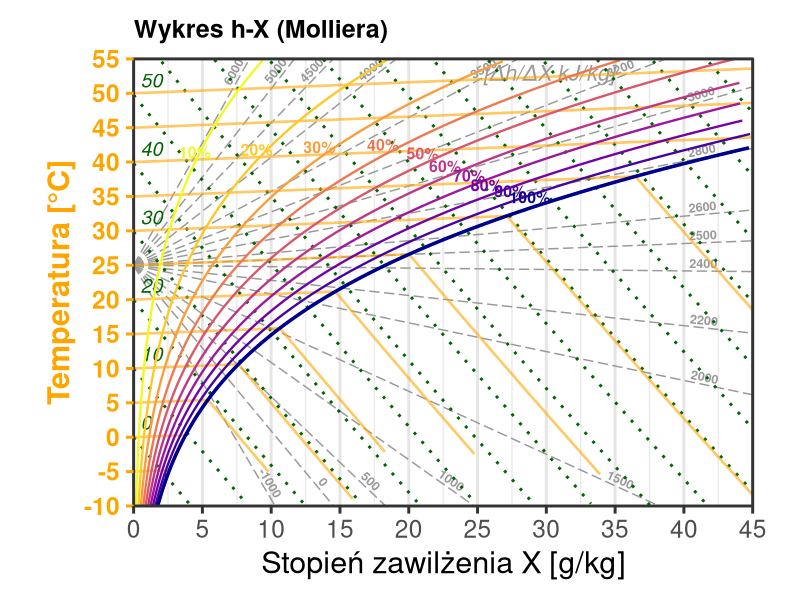
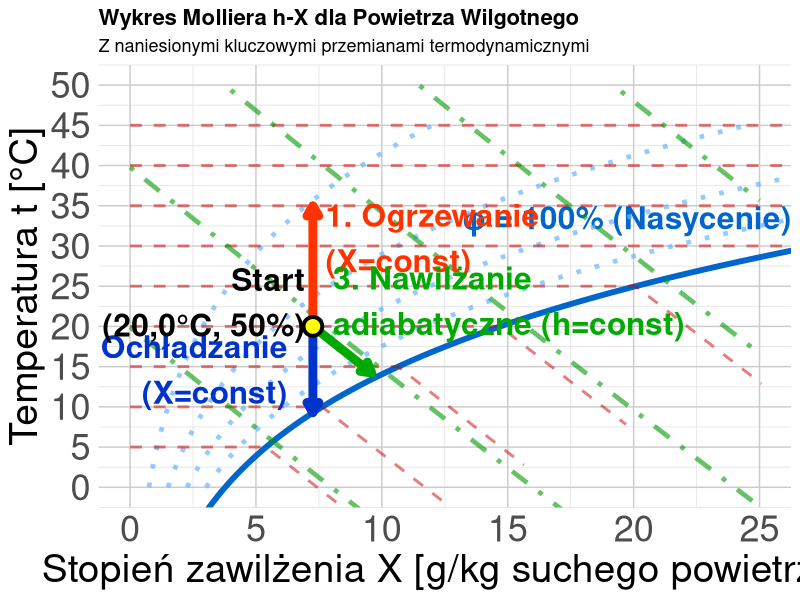
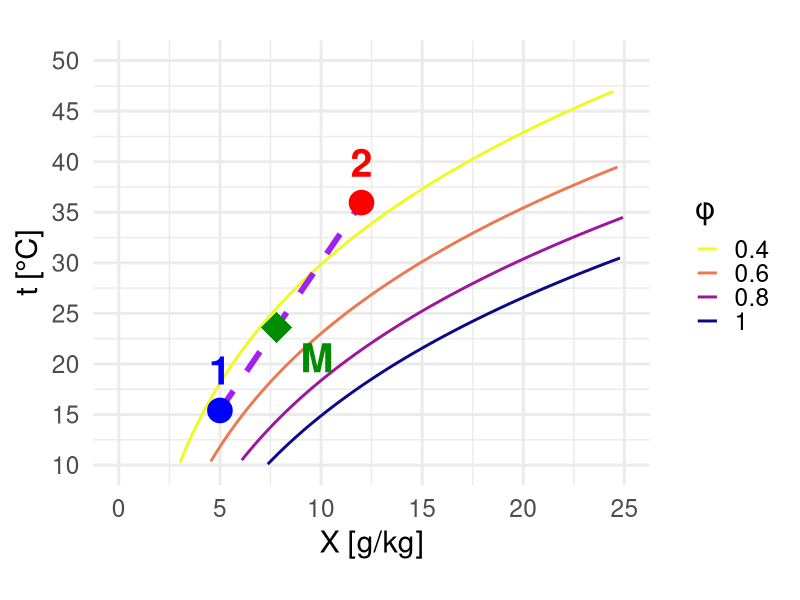
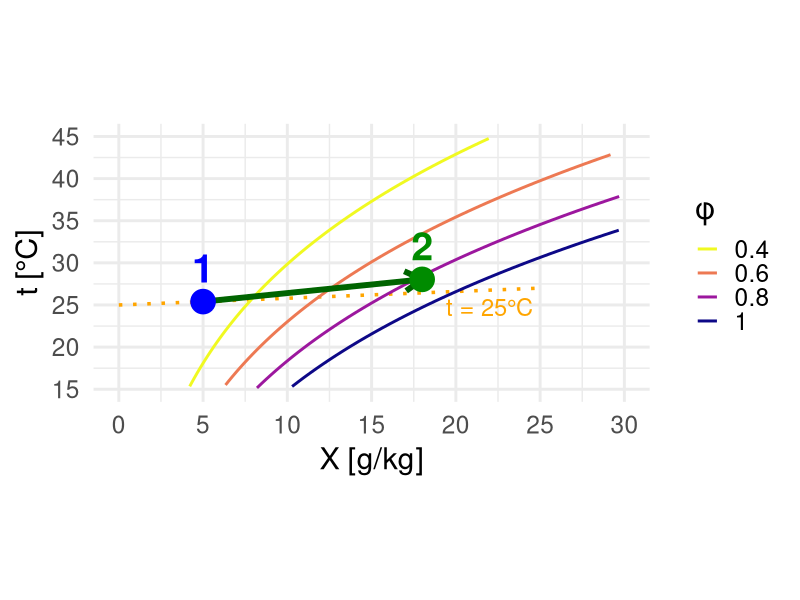
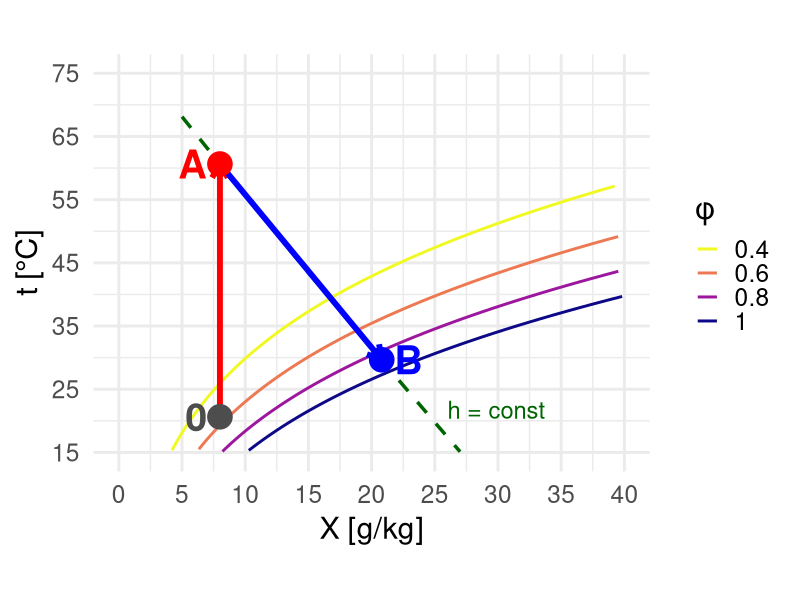
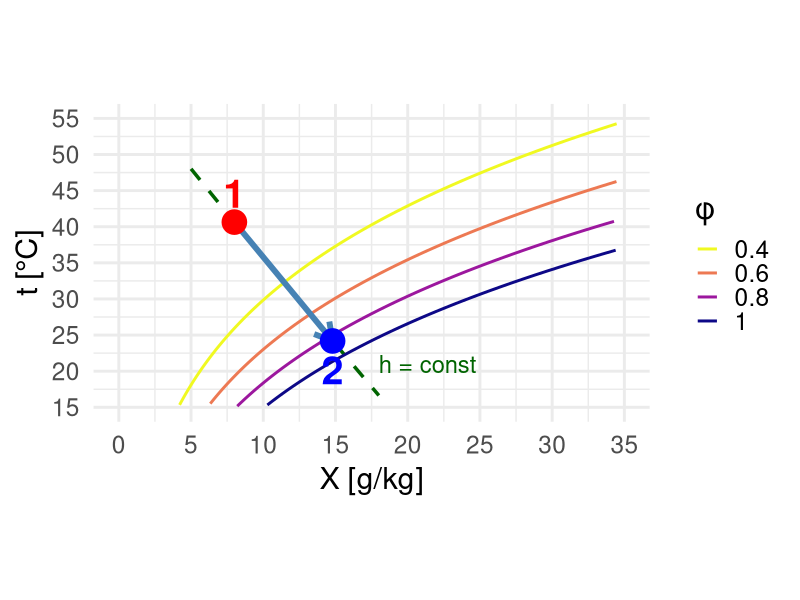

The R source for these figures, in order:
## ---- chunk 1
#| echo: false
#| warning: false
#| message: false
library(ggplot2)
theme_set(theme_minimal(base_size = 18))
## ---- chunk 2
#| label: ix-diagram-all
#| echo: false
#| fig-align: center
#| fig-width: 14        # Duża szerokość "źródłowa" (w calach)
#| fig-height: 8        # Duża wysokość "źródłowa"
#| out-width: "100%"    # Rozciągnij do granic kontenera

library(ggplot2)
library(dplyr)

# --- 1. KONFIGURACJA I STAŁE ---
CONSTANTS <- list(
    p_atm = 1013.25,
    cp_dry = 1.005,
    cp_vap = 1.86,
    r_0 = 2501.0
)

# --- 2. FUNKCJE FIZYCZNE ---
get_psat <- function(t) {
    6.112 * exp((17.62 * t) / (243.12 + t))
}

get_x_from_rh <- function(t, rh, p = CONSTANTS$p_atm) {
    ps <- get_psat(t)
    pv <- rh * ps
    if (any(pv >= p)) {
        return(NA)
    }
    0.622 * pv / (p - pv)
}

get_t_from_h_x <- function(h, x_kg) {
    (h - x_kg * CONSTANTS$r_0) / (CONSTANTS$cp_dry + x_kg * CONSTANTS$cp_vap)
}

# --- 3. PRZYGOTOWANIE DANYCH ---
generate_mollier_data <- function() {
    x_max_g <- 45
    t_min <- -10
    t_max <- 55 # Górna granica wykresu

    # Stała transformacji wizualnej (wznios izoterm)
    vis_slope_val <- 0.08

    # Funkcja pomocnicza do transformacji
    transform_t <- function(t, x_g) {
        t + vis_slope_val * x_g
    }

    # A. Krzywe wilgotności (RH)
    t_seq <- seq(t_min, t_max, by = 0.5)
    # Zwiększamy zakres t_seq, bo przy transformacji t maleje w dół? Nie, t rośnie.
    # Musimy uważać na zakresy

    rh_levels <- c(0.1, 0.2, 0.3, 0.4, 0.5, 0.6, 0.7, 0.8, 0.9, 1.0)

    df_rh <- expand.grid(t = t_seq, rh = rh_levels) %>%
        mutate(
            x_kg = get_x_from_rh(t, rh),
            x_g = x_kg * 1000,
            # Aplikujemy transformację wizualną do t
            t_vis = transform_t(t, x_g)
        ) %>%
        filter(!is.na(x_kg), x_g <= x_max_g) %>%
        # Nadpisujemy t, żeby ggplot używał t_vis, ale zachowujemy t_real
        mutate(t_real = t, t = t_vis) # Teraz t to t_vis

    # B. Linie Entalpii (Izentalpy)
    h_levels <- seq(0, 160, by = 10)
    x_seq_h <- seq(0, x_max_g, length.out = 200)

    df_h <- expand.grid(h_val = h_levels, x_g = x_seq_h) %>%
        mutate(
            x_kg = x_g / 1000,
            t_phys = get_t_from_h_x(h_val, x_kg),
            t = transform_t(t_phys, x_g) # t wizualne
        ) %>%
        filter(t >= t_min, t <= t_max + 10) # Szerszy zakres filtra

    # C. Przygotowanie etykiet entalpii
    h_labels <- df_h %>%
        group_by(h_val) %>%
        filter(x_g == max(x_g) | t == max(t)) %>%
        slice(1) %>%
        mutate(
            label_pos = ifelse(t >= t_max - 1, "top", "right")
        )

    # D. Izotermy (z załamaniem w punkcie nasycenia)
    t_iso_levels <- seq(-10, 55, by = 5)
    df_iso_list <- lapply(t_iso_levels, function(temp) {
        # 1. Punkt nasycenia
        x_sat_kg <- get_x_from_rh(temp, 1.0)
        # Jeśli NA (poza wykresem), to cała linia jest w obszarze pary przegrzanej lub mgły (teoretycznie)
        if (is.na(x_sat_kg)) x_sat_kg <- 100 # Duża wartość
        x_sat_g <- x_sat_kg * 1000

        # Segment 1: Przegrzana (lekko wznosząca się - cecha wykresu ukośnokątnego)
        s1_x_max <- min(x_sat_g, x_max_g)
        x_vals_s1 <- seq(0, s1_x_max, length.out = 10)

        # Tutaj t = temp + slope * x (transformacja)
        seg1 <- data.frame(
            x_g = x_vals_s1,
            t = transform_t(temp, x_vals_s1),
            group = paste0("t", temp, "_dry")
        )

        # Jeśli saturacja jest poza wykresem, zwracamy tylko segment 1
        if (x_sat_g >= x_max_g) {
            return(seg1)
        }

        # Segment 2: Mgła (spadek wzdłuż izentalpy)
        # Punkt Nasycenia (fizyczny) -> t = temp, x = x_sat_g
        # Punkt Nasycenia (wizualny) -> t_vis = temp + slope * x_sat_g
        # To jest ZAPEWNIONE przez transform_t(temp, x_vals_s1) na końcu s1.

        # Fizyczna entalpia w punkcie nasycenia
        h_sat <- CONSTANTS$cp_dry * temp + x_sat_kg * (CONSTANTS$r_0 + CONSTANTS$cp_vap * temp)

        # Zakres x we mgle
        x_fog_g <- seq(x_sat_g, x_max_g, length.out = 10)
        x_fog_kg <- x_fog_g / 1000

        # Fizyczna temperatura we mgle (dla h_vis = const)
        t_fog_phys <- (h_sat - x_fog_kg * CONSTANTS$r_0) / (CONSTANTS$cp_dry + x_fog_kg * CONSTANTS$cp_vap)

        # Wizualna temperatura we mgle (transformowana!)
        t_fog_vis <- transform_t(t_fog_phys, x_fog_g)

        seg2 <- data.frame(
            x_g = x_fog_g,
            t = t_fog_vis,
            group = paste0("t", temp, "_fog")
        )

        rbind(seg1, seg2)
    })
    df_iso <- do.call(rbind, df_iso_list)

    # E. Pęk Linii (Wykres tła - skala h_w) - "Biegun" w (0, 25 st. C)
    # Epsilon = (dh/dx) ~ cp * dt/dx + r0
    # Slope dt/dx_kg = (Epsilon - r0) / cp

    pole_x <- 0
    pole_y <- 25 # Przesunięty biegun

    # Lista wartości ze skrajnymi zakresami
    eps_values <- sort(unique(c(
        -1000, # epsilon < 0 (np. dodawanie lodu)
        seq(0, 1500, 500),
        seq(2000, 3200, 200),
        2500,
        seq(3500, 5000, 500),
        6000 # Czyste ogrzewanie
    )))

    fan_list <- lapply(eps_values, function(eps) {
        # Nachylenie fizyczne
        slope_phys_kg <- (eps - CONSTANTS$r_0) / CONSTANTS$cp_dry
        
        # Nachylenie wizualne (uwzględnia skrzywienie wykresu)
        # slope_vis = slope_phys + vis_slope
        # vis_slope_val jest w [deg/g], wiec *1000 aby miec [deg/kg]
        slope_vis_kg <- slope_phys_kg + vis_slope_val * 1000
        
        # Równanie linii wizualnej: y_vis = pole_y + slope_vis_kg * x_kg
        # gdzie x_kg in [0, 0.045], y_vis in [-10, 55]
        
        x1 <- 0; y1 <- 0; side <- "none"
        
        # 1. Sprawdzamy prawą ścianę (x_max)
        x_right_kg <- x_max_g / 1000
        y_at_right <- pole_y + slope_vis_kg * x_right_kg
        
        if (y_at_right <= t_max && y_at_right >= t_min) {
            # Trafia w prawą krawędź wizualną
            x1 <- x_max_g
            y1 <- y_at_right
            side <- "right"
        } else {
            # 2. Trafia w górę lub dół
            if (slope_vis_kg > 0) {
                 # Góra (y_vis = 55)
                 x_top_kg <- (t_max - pole_y) / slope_vis_kg
                 x1 <- x_top_kg * 1000
                 y1 <- t_max
                 side <- "top"
            } else {
                 # Dół (y_vis = -10)
                 x_bot_kg <- (t_min - pole_y) / slope_vis_kg
                 x1 <- x_bot_kg * 1000
                 y1 <- t_min
                 side <- "bottom"
            }
        }
        
        # Zabezpieczenie zakresów
        if (x1 > x_max_g) x1 <- x_max_g 
        if (x1 < 0) x1 <- 0
        
        # Kąt rotacji (bazujemy na wizualnym nachyleniu)
        # Vis slope na wykresie (jednostki osi: 1 st C / 1 g)
        # slope_vis_kg to [deg/kg]. slope_vis_g = slope_vis_kg / 1000
        vis_slope_plot <- slope_vis_kg / 1000
        
        # Uwzględniamy coord_fixed(ratio = 0.5)
        angle <- atan(0.5 * vis_slope_plot) * 180 / pi
        
        # Pozycjonowanie etykiety
        factor <- 0.92
        lab_x <- pole_x + (x1 - pole_x) * factor
        lab_y <- pole_y + (y1 - pole_y) * factor
        
        data.frame(x0=pole_x, y0=pole_y, x1=x1, y1=y1, eps=eps, side=side, lab_x=lab_x, lab_y=lab_y, angle=angle)
    })
    df_fan <- do.call(rbind, fan_list)

    list(rh = df_rh, h_lines = df_h, h_labels = h_labels, isotherms = df_iso, fan = df_fan)
}

data <- generate_mollier_data()

# --- 4. RYSOWANIE ---

p <- ggplot() +

    # 0. TŁO - PĘK LINII (podziałka brzegowa) dla epsilon
    geom_segment(
        data = data$fan,
        aes(x = x0, y = y0, xend = x1, yend = y1),
        color = "gray60", size = 0.5, linetype = "longdash"
    ) +
    geom_text(
        data = data$fan,
        aes(x = lab_x, y = lab_y, label = eps, angle = angle),
        hjust = 0.5, vjust = -0.3,
        size = 3.2, color = "gray60", fontface = "bold"
    ) +
    # Opis jednostki podziałki brzegowej
    annotate("text", x = 35, y = 53, label = "[\u0394h/\u0394X kJ/kg]", color = "gray60", size = 5.5, fontface = "italic", hjust = 1) +

    # 1. LINIE ENTALPII
    geom_line(
        data = data$h_lines, aes(x = x_g, y = t, group = h_val),
        color = "darkgreen", size = 1, linetype = "dotted"
    ) +

    # Etykiety Entalpii (Inteligentne pozycjonowanie)
    geom_text(
        data = data$h_labels,
        aes(x = x_g, y = t, label = h_val, hjust = ifelse(label_pos == "top", 0.5, 0)),
        vjust = -0.5,
        nudge_x = 0.5,
        size = 5, color = "darkgreen", fontface = "italic"
    ) +

    # 2. IZOTERMY (Custom Grid)
    geom_line(
        data = data$isotherms,
        aes(x = x_g, y = t, group = group),
        color = "orange", size = 0.9, linetype = "solid", alpha = 0.6
    ) +

    # 3. KRZYWE WILGOTNOŚCI
    geom_line(
        data = data$rh, aes(x = x_g, y = t, group = rh, color = factor(rh)),
        size = 0.8
    ) +
    geom_line(
        data = data$rh %>% filter(rh == 1.0),
        aes(x = x_g, y = t), color = "darkblue", size = 1.2
    ) +

    # Etykiety RH (ZMNIEJSZONE do 4, Kolor dopasowany do linii)
    geom_text(
        data = data$rh %>% filter(t > 25) %>% group_by(rh) %>% slice(round(n() / 2)),
        aes(x = x_g, y = t, label = paste0(rh * 100, "%"), color = factor(rh)),
        size = 4, fontface = "bold", vjust = -0.4,
        show.legend = FALSE
    ) +
    # 4. STYL I KOLORY
    scale_color_viridis_d(option = "C", direction = -1) +
    scale_x_continuous(expand = c(0, 0), limits = c(0, 45), breaks = seq(0, 45, 5)) +
    scale_y_continuous(expand = c(0, 0), limits = c(-10, 55), breaks = seq(-10, 55, 5)) +
    labs(
        title = "Wykres h-X (Molliera)",
        subtitle = NULL, # Usunąłem podtytuł, by zyskać miejsce
        x = "Stopień zawilżenia X [g/kg]",
        y = "Temperatura [°C]"
    ) +
    theme_bw(base_size = 22) + # Duża czcionka bazowa

    theme(
        # Marginesy: Góra, Prawa, Dół, Lewa (Zmniejszone, bo etykiety są wewnątrz)
        plot.margin = margin(t = 0.5, r = 0.5, b = 0.5, l = 0.5, "cm"),

        # Izotermy (Custom) i Oś Y (Pomarańczowe)
        panel.grid.major.y = element_blank(), # Wyłączamy standardową siatkę Y, bo mamy własne izotermy
        panel.grid.minor.y = element_blank(),
        panel.grid.major.x = element_line(color = "gray90"),
        axis.text.y = element_text(color = "orange", face = "bold"),
        axis.title.y = element_text(color = "orange", face = "bold"),
        axis.ticks.y = element_line(color = "orange"),

        # Tytuł
        plot.title = element_text(size = 18, face = "bold"),
        legend.position = "none"
    ) +

    # Clip = "off" pozwala pisać po marginesach
    coord_fixed(ratio = 0.5, clip = "off")

print(p)
## ---- chunk 3
#| label: ix-diagram-advanced
#| echo: false
#| fig-align: center
#| fig-width: 14        # Duża szerokość "źródłowa" (w calach)
#| fig-height: 8        # Duża wysokość "źródłowa"
#| out-width: "100%"    # Rozciągnij do granic kontenera

library(ggplot2)

# ===== FUNKCJE POMOCNICZE (fizyka powietrza wilgotnego) =====

# Ciśnienie nasycenia pary wodnej (Magnus formula)
p_sat <- function(t) {
    # t w °C, wynik w kPa
    0.61121 * exp((18.678 - t / 234.5) * (t / (257.14 + t)))
}

# Stopień zawilżenia dla danej temp i wilgotności względnej
x_calc <- function(t, phi, p_atm = 101.325) {
    # phi w %, p_atm w kPa
    p_p <- (phi / 100) * p_sat(t)
    622 * p_p / (p_atm - p_p) # g/kg
}

# Entalpia właściwa [kJ/kg] (h = cp*t + x*(r0 + cpv*t))
h_calc <- function(t, x) {
    1.005 * t + (x / 1000) * (2501 + 1.86 * t)
}

# ===== GENEROWANIE SIATKI WYKRESU =====

# Krzywa nasycenia (phi = 100%)
t_range <- seq(-5, 50, 0.5)
x_sat <- sapply(t_range, function(t) x_calc(t, 100))
df_sat <- data.frame(t = t_range, x = x_sat)
df_sat <- df_sat[df_sat$x < 30, ]

# Linie stałej wilgotności względnej (phi = const)
phi_levels <- c(20, 40, 60, 80)
df_phi <- do.call(rbind, lapply(phi_levels, function(phi) {
    t_vals <- seq(0, 45, 1)
    x_vals <- sapply(t_vals, function(t) x_calc(t, phi))
    data.frame(t = t_vals, x = x_vals, phi = phi)
}))
df_phi <- df_phi[df_phi$x < 30 & df_phi$x > 0, ]

# Izotermy (t = const) - z załamaniem na linii saturacji
temp_levels <- seq(5, 45, 5)
df_iso_t <- do.call(rbind, lapply(temp_levels, function(temp) {
    # Punkt saturacji dla danej temperatury
    x_sat <- x_calc(temp, 100)

    # Segment 1: Obszar pary przegrzanej (poziomy, od x=0 do x_sat)
    segment1 <- data.frame(
        t = temp,
        x = seq(0, x_sat, length.out = 30),
        temp_label = temp,
        segment = "przegrzana"
    )

    # Segment 2: Obszar mgły (izotermy równoległe do izentalp)
    # W obszarze mgły na wykresie h-X izotermy biegną niemal równolegle do izentalp.
    # Obliczamy "entalpię nasycenia" w punkcie załamania, używając tych samych współczynników co przy rysowaniu izentalp.
    h_sat_approx <- 1.005 * temp + x_sat * (2.5 + 0.00186 * temp)

    x_max_fog <- min(x_sat + 5, 30) # Zasięg we mgle
    x_fog <- seq(x_sat, x_max_fog, length.out = 20)

    # Wyznaczamy przebieg temperatury dla stałej entalpii (pseudo-izoterma we mgle)
    t_fog <- (h_sat_approx - 2.5 * x_fog) / (1.005 + 0.00186 * x_fog)

    segment2 <- data.frame(
        t = t_fog,
        x = x_fog,
        temp_label = temp,
        segment = "mgla"
    )

    rbind(segment1, segment2)
}))

# Izentalpy (h = const)
h_levels <- seq(20, 100, 20)
df_isenth <- do.call(rbind, lapply(h_levels, function(h_val) {
    # Dla danej entalpii h, mamy: t = (h - 2.5*x) / (1 + 0.00186*x) (przybliżenie)
    x_vals <- seq(0, 25, 0.5)
    t_vals <- (h_val - 2.5 * x_vals) / (1.005 + 0.00186 * x_vals)
    df_temp <- data.frame(t = t_vals, x = x_vals, h = h_val)
    # Ogranicz do obszaru fizycznego
    df_temp <- df_temp[df_temp$t >= -10 & df_temp$t <= 50 & df_temp$x >= 0 & df_temp$x <= 25, ]
    df_temp
}))

# ===== PRZEMIANY CHARAKTERYSTYCZNE =====

# Punkt początkowy: t0=20°C, phi0=50%
t0 <- 20
phi0 <- 50
x0 <- x_calc(t0, phi0)
h0 <- h_calc(t0, x0)

# 1. OGRZEWANIE (X=const, w górę)
t1_heat <- 35 # Ogrzanie do 35°C
x1_heat <- x0 # X stałe!
h1_heat <- h_calc(t1_heat, x1_heat)
heating <- data.frame(
    t = seq(t0, t1_heat, length.out = 20),
    x = x0
)

# 2. OCHŁADZANIE (X=const, w dół do punktu rosy)
# Punkt rosy: temp przy której phi=100% dla danego X
t_dew <- uniroot(function(t) x_calc(t, 100) - x0, interval = c(-10, t0))$root
cooling <- data.frame(
    t = seq(t0, t_dew, length.out = 20),
    x = x0
)

# 3. NAWILŻANIE ADIABATYCZNE (h=const, ukośnie w dół-prawo)
# Dla h=const: nawilżamy wodą, temp spada, x rośnie
x_humid_max <- 9.6 # Koniec tuż przed krzywą nasycenia (izentalpa przecina φ = 100% przy X ≈ 9.8 g/kg, t_m ≈ 13.7°C)
df_humid_temp <- data.frame(x = seq(x0, x_humid_max, length.out = 30))
df_humid_temp$t <- (h0 - 2.5 * df_humid_temp$x) / (1.005 + 0.00186 * df_humid_temp$x)
humidification <- df_humid_temp[df_humid_temp$t >= 10, ]

# ===== WYKRES =====
ggplot() +
    # Krzywa nasycenia
    geom_line(data = df_sat, aes(x = x, y = t), color = "#0066cc", linewidth = 2) +
    annotate("text",
        x = max(df_sat$x) - 10, y = max(df_sat$t) + 2,
        label = "φ = 100% (Nasycenie)", color = "#0066cc", fontface = "bold", size = 8
    ) +

    # Linie stałej wilgotności względnej
    geom_line(
        data = df_phi, aes(x = x, y = t, group = phi),
        color = "#66b3ff", linetype = "dotted", linewidth = 1.6, alpha = 0.7
    ) +

    # Izotermy
    geom_line(
        data = df_iso_t, aes(x = x, y = t, group = temp_label),
        color = "#cc0000", linetype = "dashed", linewidth = 1.0, alpha = 0.5
    ) +

    # Izentalpy
    geom_line(
        data = df_isenth, aes(x = x, y = t, group = h),
        color = "#009900", linetype = "dotdash", linewidth = 1.6, alpha = 0.6
    ) +

    # === PRZEMIANY ===

    # Ogrzewanie (czerwona strzałka w górę)
    geom_path(
        data = heating, aes(x = x, y = t),
        color = "#ff3300", linewidth = 3, arrow = arrow(length = unit(0.3, "cm"), type = "closed")
    ) +
    annotate("text",
        x = x0 + .5, y = (t0 + t1_heat * 1.2) / 2,
        label = "1. Ogrzewanie\n(X=const)", color = "#ff3300", fontface = "bold", size = 8, hjust = 0
    ) +

    # Ochładzanie (niebieska strzałka w dół)
    geom_path(
        data = cooling, aes(x = x, y = t),
        color = "#0033cc", linewidth = 3, arrow = arrow(length = unit(0.3, "cm"), type = "closed")
    ) +
    annotate("text",
        x = x0 - 1, y = (t0 + t_dew) / 2,
        label = "2. Ochładzanie\n(X=const)", color = "#0033cc", fontface = "bold", size = 8, hjust = 1
    ) +

    # Nawilżanie adiabatyczne (zielona strzałka ukośna)
    geom_path(
        data = humidification, aes(x = x, y = t),
        color = "#00aa00", linewidth = 3, arrow = arrow(length = unit(0.3, "cm"), type = "closed")
    ) +
    annotate("text",
        x = x0 + 0.8, y = humidification$t[10] + 5,
        label = "3. Nawilżanie\nadiabatyczne (h=const)", color = "#00aa00", fontface = "bold", size = 8, hjust = 0
    ) +

    # Punkt początkowy
    geom_point(aes(x = x0, y = t0), size = 5, color = "black", shape = 21, fill = "yellow", stroke = 2) +
    annotate("text",
        x = x0 - .3, y = t0 + 3, label = sprintf("Start\n(%s°C, %.0f%%)", format(t0, nsmall = 1, decimal.mark = ","), phi0),
        fontface = "bold", size = 8, hjust = 1
    ) +

    # Opisy
    labs(
        title = "Wykres Molliera h-X dla Powietrza Wilgotnego",
        subtitle = "Z naniesionymi kluczowymi przemianami termodynamicznymi",
        x = "Stopień zawilżenia X [g/kg suchego powietrza]",
        y = "Temperatura t [°C]"
    ) +
    theme_minimal(base_size = 13) +
    theme(
        plot.title = element_text(face = "bold", size = 16),
        axis.text = element_text(size = 26), # 2x większe etykiety osi (było 13)
        axis.title = element_text(size = 28), # 2x większe tytuły osi
        panel.grid.minor = element_line(color = "gray90", linewidth = 0.3),
        panel.grid.major = element_line(color = "gray80", linewidth = 0.5)
    ) +
    coord_cartesian(xlim = c(0, 25), ylim = c(0, 50)) +
    scale_x_continuous(breaks = seq(0, 25, 5)) +
    scale_y_continuous(breaks = seq(0, 50, 5))
## ---- chunk 4
#| label: mix-two-streams
#| echo: false
#| fig-width: 9
#| fig-height: 7
#| fig-align: center

# Stałe i funkcje
vis_slope <- 0.08
transform_vis <- function(t, x) t + vis_slope * x

# Punkty stanu
p1 <- list(x = 5, t = 15)
p2 <- list(x = 12, t = 35)
r <- 0.6
pM <- list(x = r*p1$x + (1-r)*p2$x, t = r*p1$t + (1-r)*p2$t)

p1v <- list(x = p1$x, t = transform_vis(p1$t, p1$x))
p2v <- list(x = p2$x, t = transform_vis(p2$t, p2$x))
pMv <- list(x = pM$x, t = transform_vis(pM$t, pM$x))

# Krzywe RH
rh_levels <- c(0.4, 0.6, 0.8, 1.0)
t_seq <- seq(5, 45, by = 0.5)
df_rh <- do.call(rbind, lapply(rh_levels, function(rh) {
    x_kg <- sapply(t_seq, function(t) get_x_from_rh(t, rh))
    data.frame(t = t_seq, x_g = x_kg * 1000, rh = rh) %>% 
        filter(!is.na(x_g), x_g <= 25) %>%
        mutate(t_vis = transform_vis(t, x_g))
}))

ggplot() +
    # Krzywe RH
    geom_line(data = df_rh, aes(x = x_g, y = t_vis, group = rh, color = factor(rh)), size = 1) +
    scale_color_viridis_d(option = "C", direction = -1, name = "φ") +
    # Linia mieszania
    geom_segment(aes(x = p1v$x, y = p1v$t, xend = p2v$x, yend = p2v$t),
                 color = "purple", size = 2, linetype = "dashed") +
    # Punkty
    geom_point(aes(x = p1v$x, y = p1v$t), color = "blue", size = 8) +
    geom_point(aes(x = p2v$x, y = p2v$t), color = "red", size = 8) +
    geom_point(aes(x = pMv$x, y = pMv$t), color = "green4", size = 10, shape = 18) +
    # Etykiety
    annotate("text", x = p1v$x, y = p1v$t + 4, label = "1", color = "blue", size = 10, fontface = "bold") +
    annotate("text", x = p2v$x, y = p2v$t + 4, label = "2", color = "red", size = 10, fontface = "bold") +
    annotate("text", x = pMv$x + 2, y = pMv$t - 3, label = "M", color = "green4", size = 10, fontface = "bold") +
    # Osie
    scale_x_continuous(limits = c(0, 25), breaks = seq(0, 25, 5)) +
    scale_y_continuous(limits = c(10, 50), breaks = seq(10, 50, 5)) +
    labs(x = "X [g/kg]", y = "t [°C]") +
    theme_minimal(base_size = 22) +
    theme(legend.position = "right") +
    coord_fixed(ratio = 0.5)
## ---- chunk 5
#| label: steam-humidification
#| echo: false
#| fig-width: 9
#| fig-height: 5
#| fig-align: center
#| out-width: "95%"

# Stan początkowy i końcowy
p1 <- list(x = 5, t = 25)
p2 <- list(x = 18, t = 26.6) # epsilon = h_w ~ 2676 kJ/kg (para nasycona 100 °C)

p1v <- list(x = p1$x, t = transform_vis(p1$t, p1$x))
p2v <- list(x = p2$x, t = transform_vis(p2$t, p2$x))

# Krzywe RH
rh_levels <- c(0.4, 0.6, 0.8, 1.0)
t_seq <- seq(10, 45, by = 0.5)
df_rh <- do.call(rbind, lapply(rh_levels, function(rh) {
    x_kg <- sapply(t_seq, function(t) get_x_from_rh(t, rh))
    data.frame(t = t_seq, x_g = x_kg * 1000, rh = rh) %>% 
        filter(!is.na(x_g), x_g <= 30) %>%
        mutate(t_vis = transform_vis(t, x_g))
}))

# Izoterma t=25
iso_t <- 25
iso_x <- seq(0, 25, by = 1)
df_iso <- data.frame(x_g = iso_x, t_vis = transform_vis(iso_t, iso_x))

ggplot() +
    # Izoterma
    geom_line(data = df_iso, aes(x = x_g, y = t_vis), color = "orange", size = 1.2, linetype = "dotted") +
    annotate("text", x = 22, y = transform_vis(iso_t, 22) - 2, label = "t = 25°C", color = "orange", size = 6) +
    # Krzywe RH
    geom_line(data = df_rh, aes(x = x_g, y = t_vis, group = rh, color = factor(rh)), size = 1) +
    scale_color_viridis_d(option = "C", direction = -1, name = "φ") +
    # Strzałka przemiany
    geom_segment(aes(x = p1v$x, y = p1v$t, xend = p2v$x, yend = p2v$t),
                 arrow = arrow(length = unit(0.5, "cm")),
                 color = "darkgreen", size = 2) +
    # Punkty
    geom_point(aes(x = p1v$x, y = p1v$t), color = "blue", size = 8) +
    geom_point(aes(x = p2v$x, y = p2v$t), color = "green4", size = 8) +
    # Etykiety
    annotate("text", x = p1v$x, y = p1v$t + 4, label = "1", color = "blue", size = 10, fontface = "bold") +
    annotate("text", x = p2v$x, y = p2v$t + 4, label = "2", color = "green4", size = 10, fontface = "bold") +
    # Osie
    scale_x_continuous(limits = c(0, 30), breaks = seq(0, 30, 5)) +
    scale_y_continuous(limits = c(15, 45), breaks = seq(15, 45, 5)) +
    labs(x = "X [g/kg]", y = "t [°C]") +
    theme_minimal(base_size = 22) +
    theme(legend.position = "right") +
    coord_fixed(ratio = 0.5)
## ---- chunk 6
#| label: drying-cycle
#| echo: false
#| fig-width: 9
#| fig-height: 5
#| fig-align: center

# Stany
p0 <- list(x = 8, t = 20)
pA <- list(x = 8, t = 60)
pB <- list(x = 20.8, t = 28)

p0v <- list(x = p0$x, t = transform_vis(p0$t, p0$x))
pAv <- list(x = pA$x, t = transform_vis(pA$t, pA$x))
pBv <- list(x = pB$x, t = transform_vis(pB$t, pB$x))

# Krzywe RH
rh_levels <- c(0.4, 0.6, 0.8, 1.0)
t_seq <- seq(10, 70, by = 0.5)
df_rh <- do.call(rbind, lapply(rh_levels, function(rh) {
    x_kg <- sapply(t_seq, function(t) get_x_from_rh(t, rh))
    data.frame(t = t_seq, x_g = x_kg * 1000, rh = rh) %>% 
        filter(!is.na(x_g), x_g <= 40) %>%
        mutate(t_vis = transform_vis(t, x_g))
}))

# Izentalpa przez punkt A (h = const)
h_A <- CONSTANTS$cp_dry * pA$t + (pA$x/1000) * (CONSTANTS$r_0 + CONSTANTS$cp_vap * pA$t)
iso_x <- seq(5, 35, by = 1)
iso_t_phys <- (h_A - (iso_x/1000) * CONSTANTS$r_0) / (CONSTANTS$cp_dry + (iso_x/1000) * CONSTANTS$cp_vap)
df_isoH <- data.frame(x_g = iso_x, t_vis = transform_vis(iso_t_phys, iso_x))

ggplot() +
    # Izentalpa
    geom_line(data = df_isoH, aes(x = x_g, y = t_vis), color = "darkgreen", size = 1.2, linetype = "dashed") +
    annotate("text", x = 26, y = df_isoH$t_vis[df_isoH$x_g == 25] + 2, label = "h = const", color = "darkgreen", size = 6, hjust = 0) +
    # Krzywe RH
    geom_line(data = df_rh, aes(x = x_g, y = t_vis, group = rh, color = factor(rh)), size = 1) +
    scale_color_viridis_d(option = "C", direction = -1, name = "φ") +
    # Etap A
    geom_segment(aes(x = p0v$x, y = p0v$t, xend = pAv$x, yend = pAv$t),
                 arrow = arrow(length = unit(0.4, "cm")), color = "red", size = 2) +
    # Etap B
    geom_segment(aes(x = pAv$x, y = pAv$t, xend = pBv$x, yend = pBv$t),
                 arrow = arrow(length = unit(0.4, "cm")), color = "blue", size = 2) +
    # Punkty
    geom_point(aes(x = p0v$x, y = p0v$t), color = "gray30", size = 8) +
    geom_point(aes(x = pAv$x, y = pAv$t), color = "red", size = 8) +
    geom_point(aes(x = pBv$x, y = pBv$t), color = "blue", size = 8) +
    # Etykiety
    annotate("text", x = p0v$x - 1, y = p0v$t, label = "0", color = "gray30", size = 10, fontface = "bold", hjust = 1) +
    annotate("text", x = pAv$x - 1, y = pAv$t, label = "A", color = "red", size = 10, fontface = "bold", hjust = 1) +
    annotate("text", x = pBv$x + 1, y = pBv$t, label = "B", color = "blue", size = 10, fontface = "bold", hjust = 0) +
    # Osie
    scale_x_continuous(limits = c(0, 40), breaks = seq(0, 40, 5)) +
    scale_y_continuous(limits = c(15, 75), breaks = seq(15, 75, 10)) +
    labs(x = "X [g/kg]", y = "t [°C]") +
    theme_minimal(base_size = 22) +
    theme(legend.position = "right") +
    coord_fixed(ratio = 0.5)
## ---- chunk 7
#| label: adiabatic-humidification
#| echo: false
#| fig-width: 9
#| fig-height: 6
#| fig-align: center

# Stany
p1 <- list(x = 8, t = 40)
p2 <- list(x = 14.8, t = 23)

p1v <- list(x = p1$x, t = transform_vis(p1$t, p1$x))
p2v <- list(x = p2$x, t = transform_vis(p2$t, p2$x))

# Krzywe RH
rh_levels <- c(0.4, 0.6, 0.8, 1.0)
t_seq <- seq(10, 55, by = 0.5)
df_rh <- do.call(rbind, lapply(rh_levels, function(rh) {
    x_kg <- sapply(t_seq, function(t) get_x_from_rh(t, rh))
    data.frame(t = t_seq, x_g = x_kg * 1000, rh = rh) %>%
        filter(!is.na(x_g), x_g <= 35) %>%
        mutate(t_vis = transform_vis(t, x_g))
}))

# Izentalpa przez punkt 1
h_1 <- CONSTANTS$cp_dry * p1$t + (p1$x / 1000) * (CONSTANTS$r_0 + CONSTANTS$cp_vap * p1$t)
iso_x <- seq(5, 30, by = 1)
iso_t_phys <- (h_1 - (iso_x / 1000) * CONSTANTS$r_0) / (CONSTANTS$cp_dry + (iso_x / 1000) * CONSTANTS$cp_vap)
df_isoH <- data.frame(x_g = iso_x, t_vis = transform_vis(iso_t_phys, iso_x))

ggplot() +
    # Izentalpa
    geom_line(data = df_isoH, aes(x = x_g, y = t_vis), color = "darkgreen", size = 1.2, linetype = "dashed") +
    annotate("text", x = 18, y = df_isoH$t_vis[df_isoH$x_g == 17] + 2, label = "h = const", color = "darkgreen", size = 6, hjust = 0) +
    # Krzywe RH
    geom_line(data = df_rh, aes(x = x_g, y = t_vis, group = rh, color = factor(rh)), size = 1) +
    scale_color_viridis_d(option = "C", direction = -1, name = "φ") +
    # Strzałka przemiany
    geom_segment(aes(x = p1v$x, y = p1v$t, xend = p2v$x, yend = p2v$t),
        arrow = arrow(length = unit(0.5, "cm")),
        color = "steelblue", size = 2
    ) +
    # Punkty
    geom_point(aes(x = p1v$x, y = p1v$t), color = "red", size = 8) +
    geom_point(aes(x = p2v$x, y = p2v$t), color = "blue", size = 8) +
    # Etykiety
    annotate("text", x = p1v$x, y = p1v$t + 4, label = "1", color = "red", size = 10, fontface = "bold") +
    annotate("text", x = p2v$x, y = p2v$t - 4, label = "2", color = "blue", size = 10, fontface = "bold") +
    # Osie
    scale_x_continuous(limits = c(0, 35), breaks = seq(0, 35, 5)) +
    scale_y_continuous(limits = c(15, 55), breaks = seq(15, 55, 5)) +
    labs(x = "X [g/kg]", y = "t [°C]") +
    theme_minimal(base_size = 22) +
    theme(legend.position = "right") +
    coord_fixed(ratio = 0.5)
